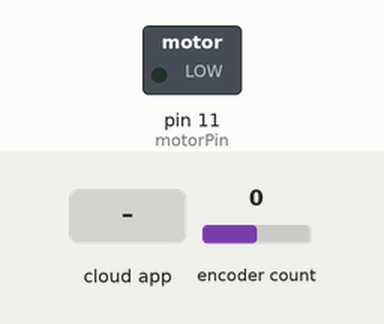
This sketch was run on a simulated Arduino Uno, built with avr-gcc and run on an emulated ATmega328P. Shown: switched loads named in the sketch (green lamp = pin HIGH). Inputs (shaded band) come from the test bench; at power-on: encoder count 0. The ROS host is connected and sends only what is stated; what the sketch prints to the serial monitor is not drawn.

Above: at 1.2 s.
1.3 s: the phone or cloud app sets control_effort to 100
At 2.1 s:
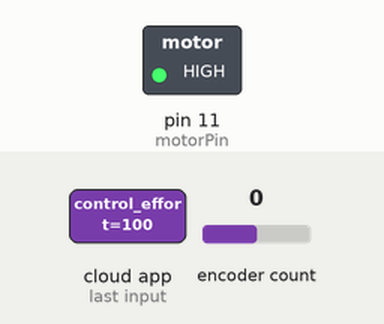
3.0 s: the phone or cloud app sets control_effort to -100
At 3.11 s:
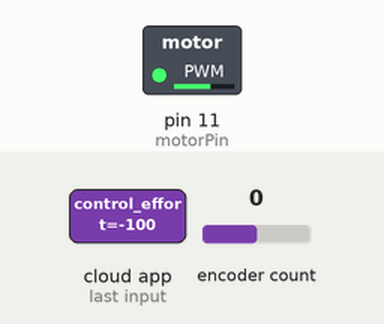
Timing chart, 0 to 6.0 s (numbered marks = the images above; inputs shaded):
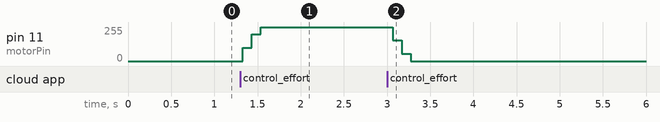

Measured:
- after the input at 1.3 s, pin 11 (motorPin): 0/255 → 100/255 at once, → 200/255 0.10 s later, → 255/255 0.10 s later
- after the input at 3.0 s, pin 11 (motorPin): 255/255 → 155/255 after 0.07 s, → 55/255 0.10 s later, → 0/255 0.10 s later

The sketch:

motorControl.ino
```cpp
#include <ros.h>
#include <geometry_msgs/Twist.h>
#include <std_msgs/Float64.h>
#include <Encoder.h>

#define ENCODER_A 2
#define ENCODER_B 3
#define motorPin 11

float wheelDistance = 0.2;
float wheelDiameter = 0.06;
int CPR = 1456;
int Imax = 300;
int accParam = 3;

int odoWait = 3;
int odoCount = 0;

double vel_x = 0.0;

int current_right_motor_input = 0;

Encoder lEncoder(ENCODER_A, ENCODER_B);

long encoderVal[2]= {0,0};
double dDis[2] = {0,0};
long lastTime[2] = {0,0};

double velTarget[2] = {0,0};

//Publisher used to publish odometry from encoder
ros::NodeHandle nh;
geometry_msgs::Twist odoMsg;
ros::Publisher pub("ard_odo", &odoMsg);

geometry_msgs::Twist spdMsg;
ros::Publisher info("ard_spd", &spdMsg);

//suscriber used to sucribe to cmd_vel comming from the navigation stack
//suscriber callback function
void getVelocity(const std_msgs::Float64& CVel){
    vel_x = CVel.data;
    //double vel_th = CVel.angular.z;

    velTarget[0] = vel_x;
    //velTarget[1] = vel_th;
}
//the suscriber
ros::Subscriber<std_msgs::Float64> Sub("/left_wheel/control_effort", &getVelocity );

void setup() {
  Serial.begin(9600);
  pinMode(motorPin, OUTPUT);
  lastTime[0] = millis();
  nh.initNode();
  nh.advertise(pub);
  nh.advertise(info);
  nh.subscribe(Sub);
}

void loop() {
  double pubSpeed = getSpeed();
  nh.spinOnce();
  if(odoCount > odoWait){
    odoMsg.linear.x = pubSpeed;
    odoMsg.linear.y = pubSpeed;

    pub.publish(&odoMsg);
  }
  else{odoCount++;}

  spdMsg.linear.x = velTarget[0];
  //spdMsg.linear.y = velTarget[1];

  info.publish(&spdMsg);

  current_right_motor_input += vel_x;

  if(current_right_motor_input > 255){
    current_right_motor_input = 255;
  }
  else if(current_right_motor_input < 0){
    current_right_motor_input = 0;
  }

  analogWrite(motorPin, int(current_right_motor_input));
  Serial.print("Speed: ");
  Serial.println(getSpeed());
  delay(100);
}

double getSpeed(){

  encoderVal[0] = lEncoder.read();
  lEncoder.write(0);

  long T = millis();
  int DTime = T - lastTime[0];
  lastTime[0] = T;

  //Vitesse angulaire
  double dAngle = encoderVal[0]*1.00/CPR;   //en RPM
  double omega = (dAngle/DTime)*1000*60;

  //Vitesse tangentielle
  dDis[0] = encoderVal[0]*3.14*wheelDiameter/CPR;
  double eVel =  (dDis[0]/DTime)*1000;      //en m/s

  //On sauve la vitesse a publier ici


  return eVel;
}
```
